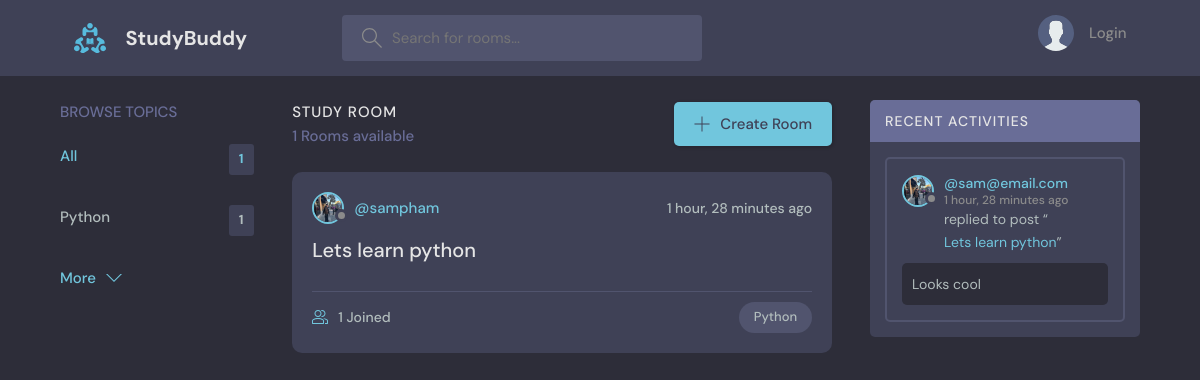
The page / on the database its author committed.
### base/models.py (models this page shows, shortened)
class Topic(models.Model):
    name = models.CharField(max_length=200)

class Room(models.Model):
    host = models.ForeignKey(User, on_delete=models.SET_NULL, null=True)
    topic = models.ForeignKey(Topic, on_delete=models.SET_NULL, null=True)
    name = models.CharField(max_length=200)
    description = models.TextField(null=True, blank=True)
    participants = models.ManyToManyField(User, related_name='participants', blank=True)
    updated = models.DateTimeField(auto_now=True)
    created = models.DateTimeField(auto_now_add=True)
    class Meta:
        ordering = ["-updated", "-created"]

class User(AbstractUser):
    name = models.CharField(max_length=200, null=True)
    email = models.EmailField(unique=True, null=True)
    bio = models.TextField(null=True)
    avatar = models.ImageField(null=True, default="avatar.svg")
    USERNAME_FIELD = "email"
    REQUIRED_FIELDS = []

class Message(models.Model):
    user = models.ForeignKey(User, on_delete=models.CASCADE)
    room = models.ForeignKey(Room, on_delete=models.CASCADE)
    body = models.TextField()
    updated = models.DateTimeField(auto_now=True)
    created = models.DateTimeField(auto_now_add=True)
    class Meta:
        ordering = ["-updated", "-created"]

### base/views.py (the view)
# urls.py: path("", views.home, name="home"),
def home(request):
    q = request.GET.get("q") if request.GET.get("q") != None else ""
    rooms = Room.objects.filter(
        Q(topic__name__icontains=q) |
        Q(name__icontains=q) |
        Q(description__icontains=q)
        )
    topics = Topic.objects.all()[0:5]
    room_count = rooms.count()
    room_messages = Message.objects.filter(Q(room__topic__name__icontains=q))
    context = {"rooms": rooms, "topics": topics, "room_count": room_count, "room_messages": room_messages}
    return render(request, "base/home.html", context)

### base/templates/base/home.html (shortened to what this page needs)
{% extends 'main.html' %} {% block content %}
<main class="layout layout--3">
  <div class="container">
    {% include 'base/topics_component.html' %}
    <div class="roomList">
      <div class="roomList__header">
        <div>
          <h2>Study Room</h2>
          <p>{{room_count}} Rooms available</p>
        </div>
        <a class="btn btn--main" href="{% url 'create-room' %}">
          <svg
            version="1.1"
            xmlns="http://www.w3.org/2000/svg"
            width="32"
            height="32"
            viewBox="0 0 32 32"
          >
            <title>add</title>
            <path
              d="M16.943 0.943h-1.885v14.115h-14.115v1.885h14.115v14.115h1.885v-14.115h14.115v-1.885h-14.115v-14.115z"
            ></path>
          </svg>
          Create Room
        </a>
      </div>
      {% include 'base/feed_component.html' %}
    </div>
    {% include 'base/activity_component.html' %}
  </div>
</main>
{% endblock %}

### base/templates/base/topics_component.html
<div class="topics">
  <div class="topics__header">
    <h2>Browse Topics</h2>
  </div>
  <ul class="topics__list">
    <li>
      <a href="{% url 'home' %}" class="active"
        >All <span>{{topics.count}}</span></a
      >
    </li>
    {% for topic in topics %}
    <li>
      <a href="{% url 'home' %}?q={{topic.name}}"
        >{{topic.name}} <span>{{topic.room_set.all.count}}</span></a
      >
    </li>
    {% endfor %}
  </ul>
  <a class="btn btn--link" href="{% url 'topics' %}">
    More
    <svg
      version="1.1"
      xmlns="http://www.w3.org/2000/svg"
      width="32"
      height="32"
      viewBox="0 0 32 32"
    >
      <title>chevron-down</title>
      <path d="M16 21l-13-13h-3l16 16 16-16h-3l-13 13z"></path>
    </svg>
  </a>
</div>

### base/templates/base/feed_component.html (shortened to what this page needs)
{% for room in rooms %}
<div class="roomListRoom">
  <div class="roomListRoom__header">
    <a
      href="{% url 'user-profile' room.host.id %}"
      class="roomListRoom__author"
    >
      <div class="avatar avatar--small">
        <img src="{{room.host.avatar.url}}" />
      </div>
      <span>@{{room.host.username}}</span>
    </a>
    <div class="roomListRoom__actions">
      <span>{{room.created|timesince}} ago</span>
    </div>
  </div>
  <div class="roomListRoom__content">
    <a href="{% url 'room' room.id %}">{{room.name}}</a>
  </div>
  <div class="roomListRoom__meta">
    <a href="{% url 'room' room.id %}" class="roomListRoom__joined">
      {{room.participants.all.count}} Joined
    </a>
    <p class="roomListRoom__topic">{{room.topic.name}}</p>
  </div>
</div>
{% endfor %}

### base/templates/base/activity_component.html (shortened to what this page needs)
<div class="activities">
  <div class="activities__header">
    <h2>Recent Activities</h2>
  </div>
  {% for message in room_messages %}
  <div class="activities__box">
    <div class="activities__boxHeader roomListRoom__header">
      <a
        href="{% url 'user-profile' message.user.id %}"
        class="roomListRoom__author"
      >
        <div class="avatar avatar--small">
          <img src="{{message.user.avatar.url}}" />
        </div>
        <p>
          @{{message.user}}
          <span>{{message.created|timesince}} ago</span>
        </p>
      </a>
    </div>
    <div class="activities__boxContent">
      <p>
        replied to post “<a href="{% url 'room' message.room.id %}"
          >{{message.room.name}}</a
        >”
      </p>
      <div class="activities__boxRoomContent">{{message.body}}</div>
    </div>
  </div>
  {% endfor %}
</div>

### rows shown on the page
Topic: name "Python", room_set.all.count "1"
Room: host.avatar (picture), host.username "sampham", created "1 hour, 28 minutes", name "Lets learn python", participants.all.count "1", topic.name "Python"
Message: user.avatar (picture), user "sam@email.com", created "1 hour, 28 minutes", room.name "Lets learn python", body "Looks cool"

### other values the page prints
{{ topics.count }} "1"
{{ room_count }} "1"
